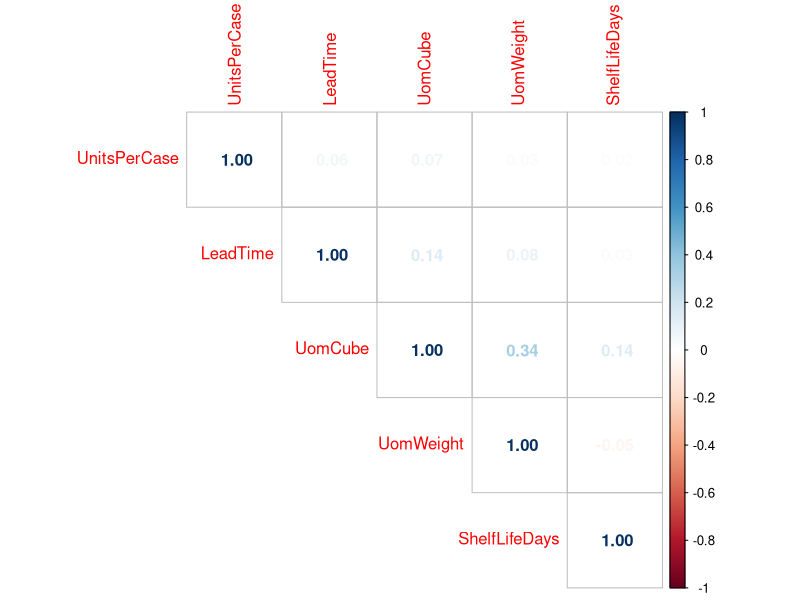
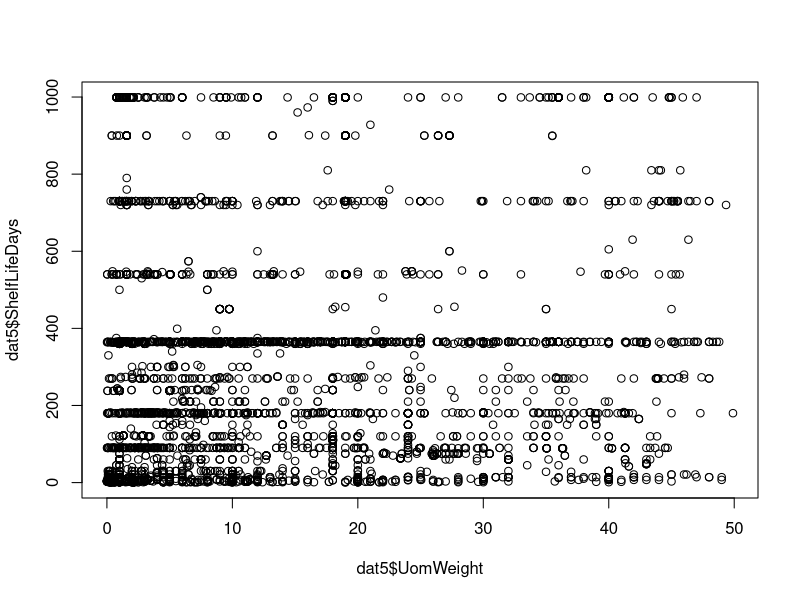
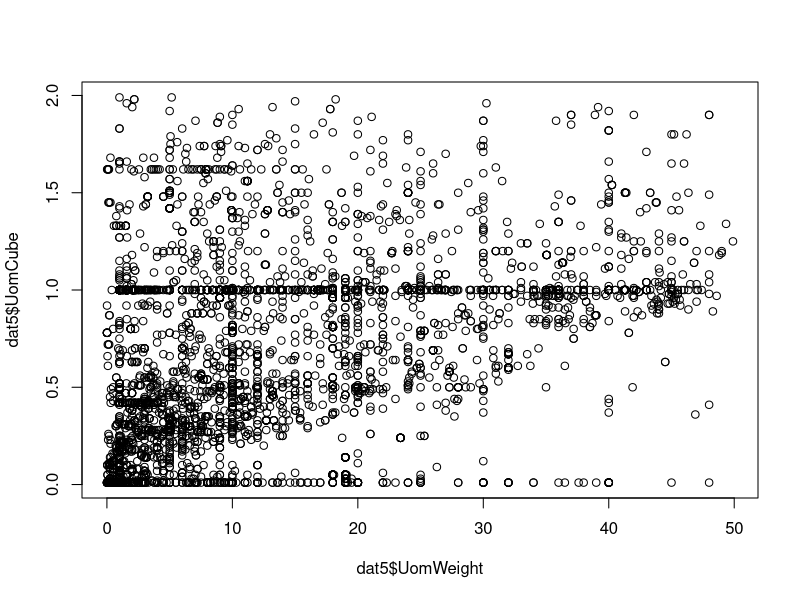

Reproduce these figures in R, in order.
#### Assignment 3 Data ####
#Load in the SkuMaster.csv data set
SkuMaster<-read.csv("6 SKU Master.csv")

#Only consider Cubic Feet per UOM >= 0 and < 2
dat<-SkuMaster[SkuMaster$UomCube>0 & SkuMaster$UomCube<2, ]

#Weight per UOM is >= 0 and < 50
dat1<-dat[dat$UomWeight>0 & dat$UomWeight<50, ]

#Omit levels except CA, EA, PL (pallet and pound) for UoM
dat1$Uom<-as.factor(dat1$Uom)
dat2<-dat1[dat1$Uom=="CA" | dat1$Uom=="EA" | dat1$Uom== "PL" | dat1$Uom=="LB", ]

#Omit rows with NA
dat3<-na.omit(dat2)

#Remove leftover levels
dat4<-droplevels(dat3)

#### Step 1 ####
dat5<-data.frame(dat4$UnitsPerCase,dat4$LeadTime,dat4$UomCube,dat4$UomWeight,dat4$ShelfLifeDays)
dat5
colnames(dat5)<-c("UnitsPerCase","LeadTime","UomCube","UomWeight","ShelfLifeDays")
head(dat5)
#### Step 2 ####
cor(dat5)
install.packages("corrplot")
library(corrplot)
corrplot(cor(dat5),type="upper",method="number")
#### Step 3 ####
install.packages("Hmisc")
library(Hmisc)
dat5$UnitsPerCase<-as.numeric(dat5$UnitsPerCase)
dat5$LeadTime<-as.numeric(dat5$LeadTime)
dat5$ShelfLifeDays<-as.numeric(dat5$ShelfLifeDays)
rcorr(as.matrix(dat5),type="spearman")
#### Step 4 ####
plot(dat5$UomWeight,dat5$ShelfLifeDays)
cor(dat5$UomWeight,dat5$ShelfLifeDays)
cor.test(dat5$UomWeight,dat5$ShelfLifeDays)
#### Step 5 ####
cor(dat5$UomWeight,dat5$ShelfLifeDays,method="spearman")
cor.test(dat5$UomWeight,dat5$ShelfLifeDays,method="spearman")
#### Step 6 ####
#Step 4 Findings (Pearson): cor=-0.05414; p-value= 0.0001736
#Step 5 Findings (Spearman): cor=-0.009687; p-value=0.5021
#Discussion: The Pearson relationship has a stronger correlation and significant value than the Spearman relationship
#### Step 7 ####
plot(dat5$UomWeight,dat5$UomCube)
cor(dat5$UomWeight,dat5$UomCube)
cor.test(dat5$UomWeight,dat5$UomCube)
#### Step 8 ####
cor(dat5$UomWeight,dat5$UomCube,method="spearman")
cor.test(dat5$UomWeight,dat5$UomCube,method="spearman")
#### Step 9 ####
#Step 7 Findings (Pearson): cor= 0.3365; p-value < 2.2e-16
#Step 8 Findings (Spearman): cor=0.3268; p-value < 2.2e-16
#Discussion: The correlations of both relationships are nearly equal and the significance of both are the same, which is statistically significant
